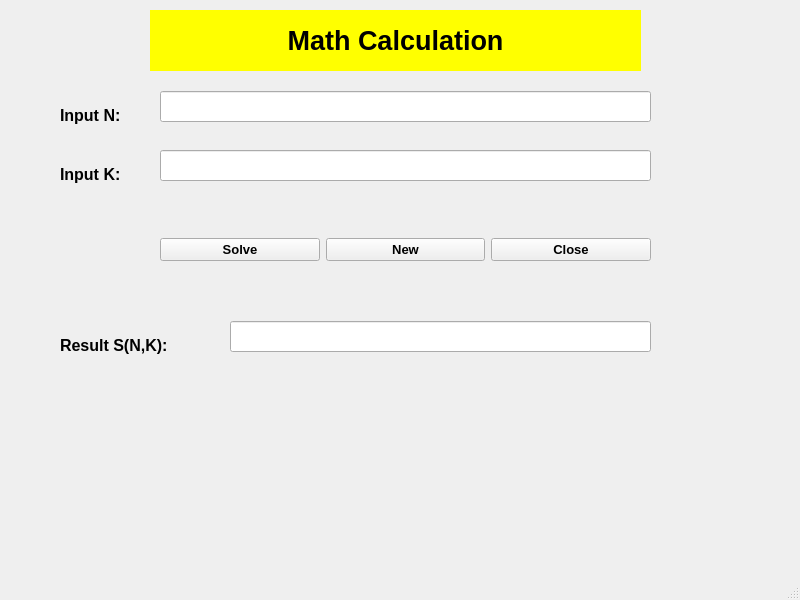
<?xml version="1.0" encoding="UTF-8"?>
<ui version="4.0">
 <class>MainWindow</class>
 <widget class="QMainWindow" name="MainWindow">
  <property name="geometry">
   <rect>
    <x>0</x>
    <y>0</y>
    <width>800</width>
    <height>600</height>
   </rect>
  </property>
  <property name="windowTitle">
   <string>Tam tai 3 cô gái</string>
  </property>
  <widget class="QWidget" name="centralwidget">
   <widget class="QLabel" name="labelError">
    <property name="geometry">
     <rect>
      <x>150</x>
      <y>10</y>
      <width>491</width>
      <height>61</height>
     </rect>
    </property>
    <property name="font">
     <font>
      <pointsize>20</pointsize>
      <weight>75</weight>
      <bold>true</bold>
     </font>
    </property>
    <property name="styleSheet">
     <string notr="true">background-color: rgb(255, 255, 0);</string>
    </property>
    <property name="text">
     <string>Math Calculation</string>
    </property>
    <property name="alignment">
     <set>Qt::AlignCenter</set>
    </property>
   </widget>
   <widget class="QLabel" name="label_2">
    <property name="geometry">
     <rect>
      <x>60</x>
      <y>90</y>
      <width>161</width>
      <height>51</height>
     </rect>
    </property>
    <property name="font">
     <font>
      <pointsize>12</pointsize>
      <weight>75</weight>
      <bold>true</bold>
     </font>
    </property>
    <property name="text">
     <string>Input N:</string>
    </property>
   </widget>
   <widget class="QLineEdit" name="lineEditInputN">
    <property name="geometry">
     <rect>
      <x>160</x>
      <y>91</y>
      <width>491</width>
      <height>31</height>
     </rect>
    </property>
   </widget>
   <widget class="QLineEdit" name="lineEditInputK">
    <property name="geometry">
     <rect>
      <x>160</x>
      <y>150</y>
      <width>491</width>
      <height>31</height>
     </rect>
    </property>
   </widget>
   <widget class="QLabel" name="label_3">
    <property name="geometry">
     <rect>
      <x>60</x>
      <y>149</y>
      <width>161</width>
      <height>51</height>
     </rect>
    </property>
    <property name="font">
     <font>
      <pointsize>12</pointsize>
      <weight>75</weight>
      <bold>true</bold>
     </font>
    </property>
    <property name="text">
     <string>Input K:</string>
    </property>
   </widget>
   <widget class="QWidget" name="horizontalLayoutWidget">
    <property name="geometry">
     <rect>
      <x>160</x>
      <y>210</y>
      <width>491</width>
      <height>80</height>
     </rect>
    </property>
    <layout class="QHBoxLayout" name="horizontalLayout">
     <item>
      <widget class="QPushButton" name="pushButtonSolve">
       <property name="font">
        <font>
         <pointsize>10</pointsize>
         <weight>75</weight>
         <bold>true</bold>
        </font>
       </property>
       <property name="text">
        <string>Solve</string>
       </property>
      </widget>
     </item>
     <item>
      <widget class="QPushButton" name="pushButtonNew">
       <property name="font">
        <font>
         <pointsize>10</pointsize>
         <weight>75</weight>
         <bold>true</bold>
        </font>
       </property>
       <property name="text">
        <string>New</string>
       </property>
      </widget>
     </item>
     <item>
      <widget class="QPushButton" name="pushButtonClose">
       <property name="font">
        <font>
         <pointsize>10</pointsize>
         <weight>75</weight>
         <bold>true</bold>
        </font>
       </property>
       <property name="text">
        <string>Close</string>
       </property>
      </widget>
     </item>
    </layout>
   </widget>
   <widget class="QLabel" name="label_4">
    <property name="geometry">
     <rect>
      <x>60</x>
      <y>320</y>
      <width>161</width>
      <height>51</height>
     </rect>
    </property>
    <property name="font">
     <font>
      <pointsize>12</pointsize>
      <weight>75</weight>
      <bold>true</bold>
     </font>
    </property>
    <property name="text">
     <string>Result S(N,K):</string>
    </property>
   </widget>
   <widget class="QLineEdit" name="lineEditS">
    <property name="geometry">
     <rect>
      <x>230</x>
      <y>321</y>
      <width>421</width>
      <height>31</height>
     </rect>
    </property>
   </widget>
  </widget>
  <widget class="QMenuBar" name="menubar">
   <property name="geometry">
    <rect>
     <x>0</x>
     <y>0</y>
     <width>800</width>
     <height>26</height>
    </rect>
   </property>
  </widget>
  <widget class="QStatusBar" name="statusbar"/>
 </widget>
 <resources/>
 <connections>
  <connection>
   <sender>pushButtonClose</sender>
   <signal>clicked()</signal>
   <receiver>MainWindow</receiver>
   <slot>close()</slot>
   <hints>
    <hint type="sourcelabel">
     <x>570</x>
     <y>275</y>
    </hint>
    <hint type="destinationlabel">
     <x>399</x>
     <y>299</y>
    </hint>
   </hints>
  </connection>
 </connections>
</ui>
